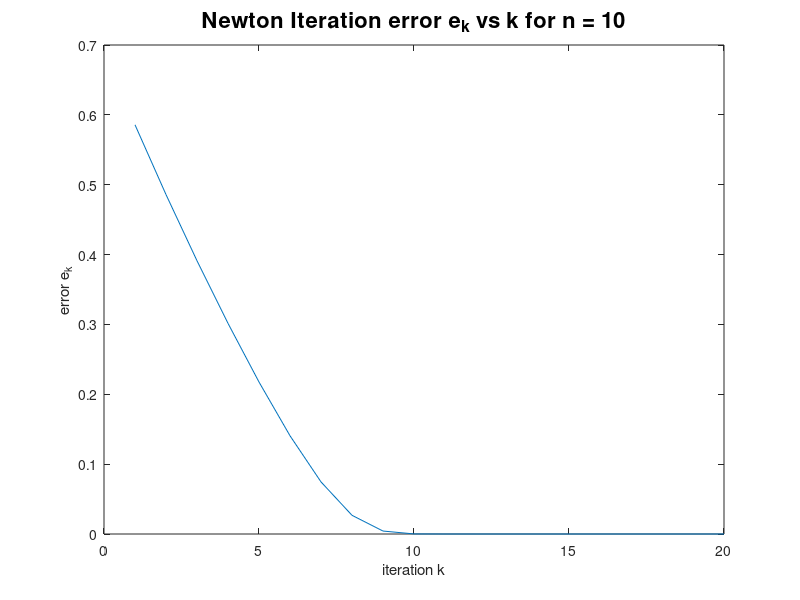

The MATLAB source for this figure:
% f(x) = x^(2n) - a^n = 0
% f'(x) = 2nx^(2n - 1)
% g(x) = x - (x^(2n) - a^n)/(2nx^(2n - 1))

x = 2;
a = 2;
n = 10;
gg = [];
gg(1) = x;
for k = 2:20
    f = x^(2*n) - a^n;
    fp = 2*n*x^(2*n - 1);
    x = x - f/fp;
    gg(k) = x;
end

plot(1:20, gg - sqrt(2));
title('Newton Iteration error e_k vs k for n = 10','FontSize',16)
xlabel('iteration k');
ylabel('error e_k');

